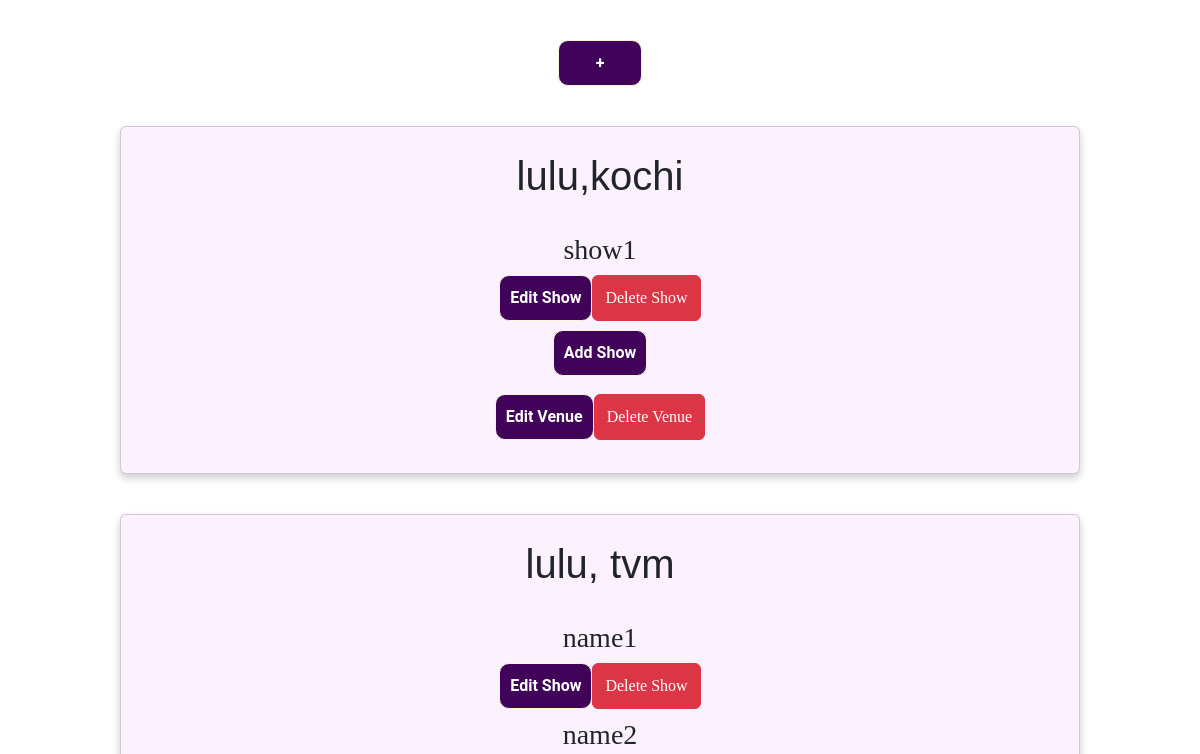
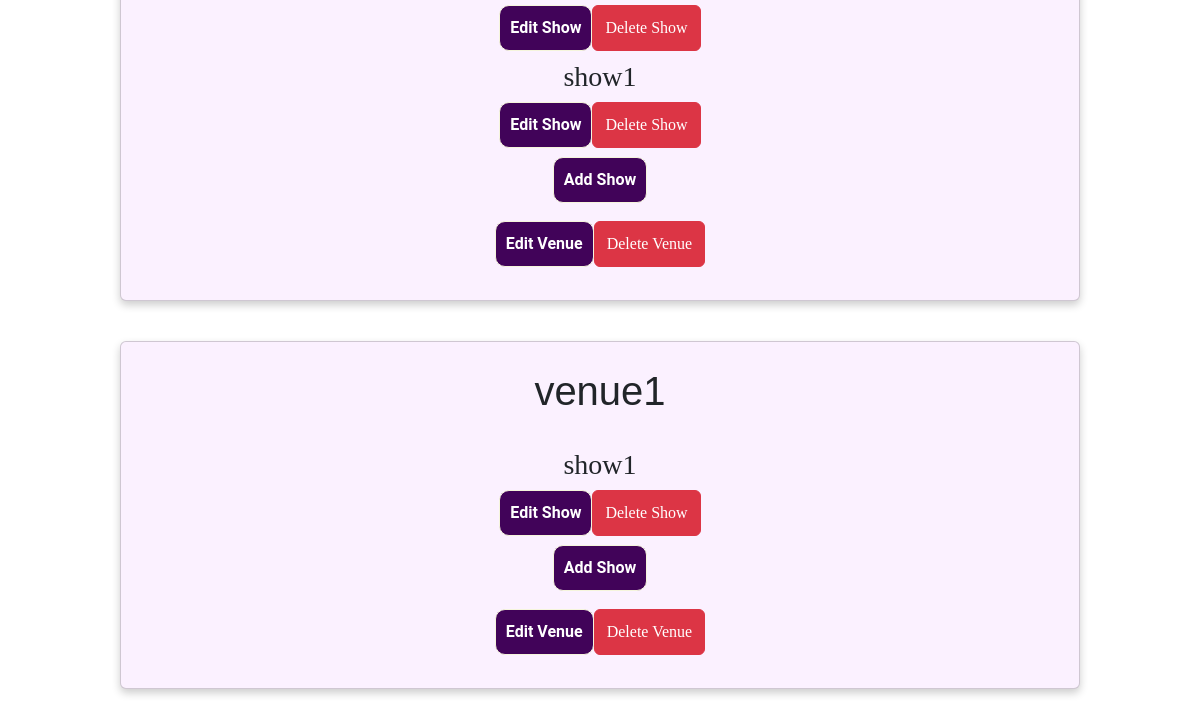
Page /admin_home on the earlier database version (2 pictures, top to bottom).
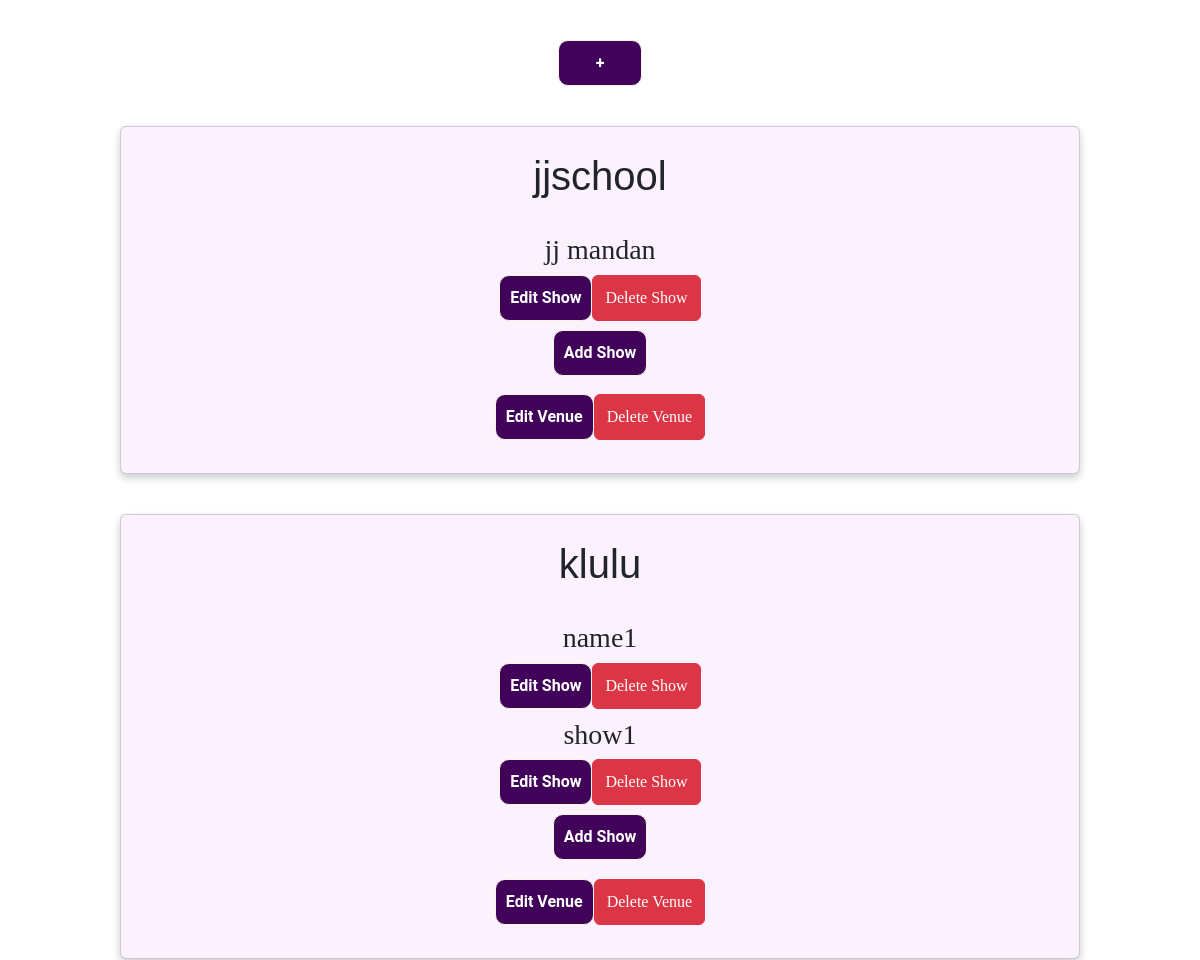
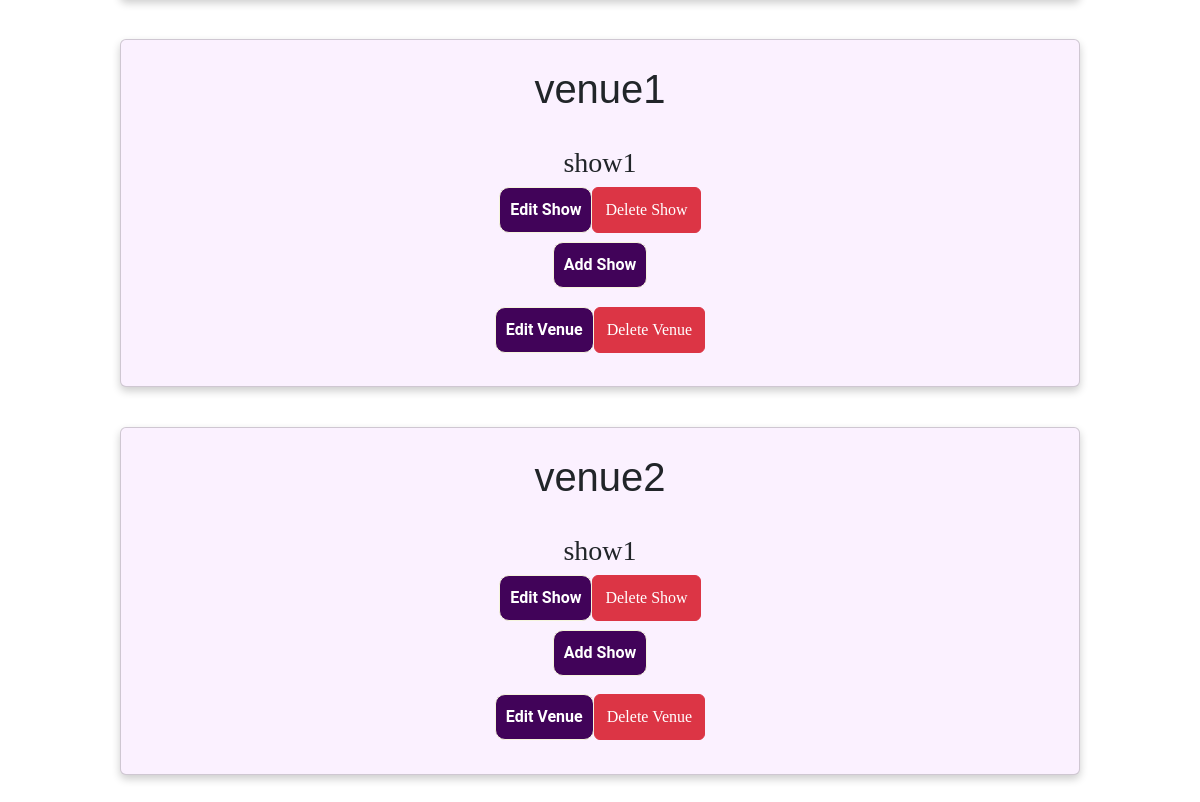
Same page on the later database version (2 pictures, top to bottom).
### app.py (models this page shows)
class Venue(db.Model):
    _tablename_ = 'venue'
    venue_id = db.Column(db.Integer, primary_key=True, autoincrement=True)
    venue_name = db.Column(db.String, unique=True, nullable=False)
    location = db.Column(db.String)
    capacity = db.Column(db.Integer)
    rating = db.Column(db.Integer)
    ratingno = db.Column(db.Integer)

class Shows(db.Model):
    _tablename_ = 'shows'
    show_id = db.Column(db.Integer, primary_key=True, autoincrement=True)
    show_name = db.Column(db.String, unique=True, nullable=False)
    rating = db.Column(db.Integer)
    price = db.Column(db.Integer, nullable=False)
    date = db.Column(db.String)
    time = db.Column(db.String)
    availability=db.Column(db.Integer)
    venue_id = db.Column(db.Integer, db.ForeignKey('venue.venue_id'))
    ratingno = db.Column(db.Integer)

### app.py (the view)
@app.route('/admin_home', methods=['GET'])
def admin_home():
    venueDict={}
    conn = sqlite3.connect("database.sqlite3")
    cur = conn.cursor()
    query = """SELECT venue_id,venue_name,location from venue"""
    cur.execute(query)
    venues = cur.fetchall()
    for venue in venues:
        query2 = """SELECT show_name,availability,show_id from shows where venue_id=?"""
        cur.execute(query2, (venue[0],))
        shows=cur.fetchall()
        venueDict[venue[0]]=[venue[1],shows,venue[2]]
    cur.close()
    return render_template("admin_home.html", venueDict=venueDict)

### templates/admin_home.html (shortened to what this page needs)
<!DOCTYPE html>
<html lang="en">
<head>
    <link href="https://cdn.jsdelivr.net/npm/bootstrap@5.3.0-alpha2/dist/css/bootstrap.min.css" rel="stylesheet">
    <link rel="stylesheet" href="/static/style.css">
</head>
<body>
    {% block body %}
    <div class="admin_home">
    <a href="/admin/add_venue"><button class="addVenue">+</button></a>
    {% for venue_id,value in venueDict.items() %}
    <div class="card">
        <h1>{{value[0]}}</h1>
        {% for show in value[1] %}
        {% set sid = show[2] %}
        <h3>{{show[0]}}</h3>
        <div class="manageShows">
            <a href="/admin/edit_show/{{show[2]}}"><button>Edit Show</button></a>
            <button type="button" class="btn btn-danger" data-bs-toggle="modal" data-bs-target="#confirmModal-{{sid}}">
                Delete Show
              </button>
        </div>
        {% endfor %}
        <a href='/admin/add_show'><button>Add Show</button></a>
        <div class="manageVenues">
            <a href='/admin/edit_venue/{{venue_id}}'><button>Edit Venue</button></a>
            <button type="button" class="btn btn-danger" data-bs-toggle="modal" data-bs-target="#confirmModalVenue-{{venue_id}}">
                Delete Venue
              </button>
        </div>
    </div>
    {% endfor %}
    {% endblock %}
</div>
</body>
</html>

### static/style.css (style rules this page uses)
* { margin: 0px; padding: 0px; font-family: Cambria, Cochin, Georgia, Times, "Times New Roman", serif; box-sizing: border-box; }
body { font-size: 1rem; }
button { border: 1px solid beige; color: white; outline: none; border-radius: 10px; padding: 10px; cursor: pointer; text-decoration: none; font-family: "Roboto", sans-serif; font-weight: bolder; background-color: rgb(65, 3, 89); }
h1 { font-family: "Trebuchet MS", "Lucida Sans Unicode", "Lucida Grande", "Lucida Sans", Arial, sans-serif; padding: 25px; }
a { text-decoration: none; }
.card { box-shadow: 0 4px 8px 0 rgba(0, 0, 0, 0.2); background-color: #fbf1ff; width: 80%; margin: auto; text-align: center; font-family: arial; margin-bottom:5vh; padding: 3vh; padding-top: 0; }
.manageShows { display: flex; min-width:100%; justify-content: center; margin-bottom: 1%; }
.admin_home { text-align: center; }
.addVenue { width: 7%; margin-top: 5vh; margin-bottom: 5vh; }
.manageVenues { display: flex; min-width:100%; justify-content: center; margin-top: 2%; margin-bottom: 1%; }

Differences in the rows shown:
removed Shows: show_name "name2", shown under "lulu, tvm"
added Shows: show_name "jj mandan", shown under "jjschool"
changed Shows "name1": moves from the list under "lulu, tvm" to the list under "klulu"
changed Shows (number 3 of 5 on the later page): moves from the list under "lulu, tvm" to the list under "klulu"
added Venue: venue_name "venue2"
changed Shows (number 5 of 5 on the later page): moves from the list under "lulu,kochi" to the list under "venue2"
Other differences:
new list line: "jjschool"
new list line: "Add Show Edit Venue Delete Venue"
new list line: "klulu"
list line gone: "lulu,kochi"
list line gone: "Add Show Edit Venue Delete Venue"
list line gone: "lulu, tvm"
